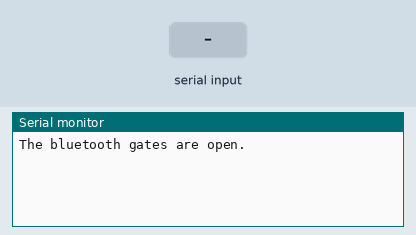
The sketch below on a simulated Arduino Uno, built with avr-gcc and run on an emulated ATmega328P. Shown: the last lines printed to the serial monitor. Inputs (shaded band) come from the test bench.

Above: at 1.2 s.
1.3 s: "1" received over the second serial link
At 2.5 s:
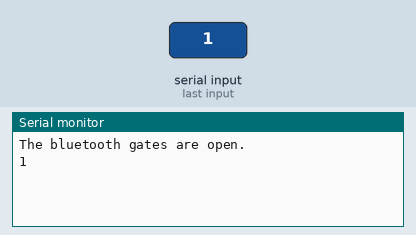
2.8 s: "0" received over the second serial link
At 3.9 s:
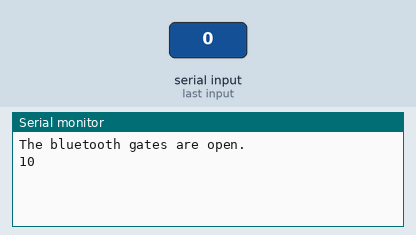

Measured:
- after the input at 1.3 s, the serial monitor: prints a new line at once (image 1)
- after the input at 2.8 s, the serial monitor: prints a new line at once (image 2)

The sketch:

bluetooth.monitor.port.ino
```cpp
#include <SoftwareSerial.h>

SoftwareSerial HC05Module(10, 11); // TXD | RXD

void setup() {
  Serial.begin(9600);
  HC05Module.begin(9600);  //Default Baud for comm, it may be different for your Module.
  Serial.println("The bluetooth gates are open.");

}

void loop() {
  // Feed any data from bluetooth to Terminal.
  if (HC05Module.available())
    Serial.write(HC05Module.read());

  // Feed all data from termial to bluetooth
  if (Serial.available())
    HC05Module.write(Serial.read());

}
```
